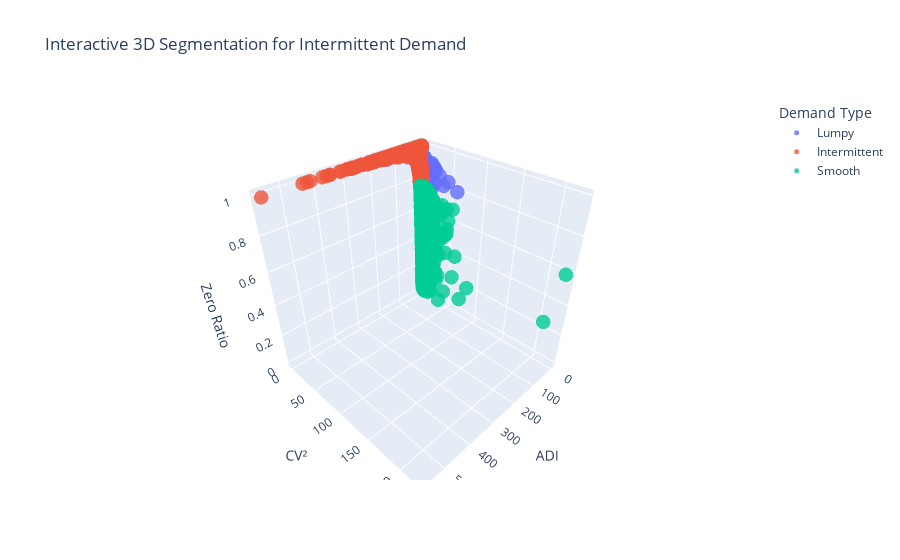

Here is the notebook cell this chart was saved with:
### Code cell
import plotly.express as px

df_visual["demand_type_name"] = df_visual["demand_type"].map(name_mapping)

# Vẽ 3D scatter Plotly
fig = px.scatter_3d(
    df_visual,
    x="ADI",
    y="cv2",
    z="zero_ratio",
    color="demand_type_name",  # dùng cột tên loại demand
    labels={
        "ADI": "ADI",
        "cv2": "CV²",
        "zero_ratio": "Zero Ratio",
        "demand_type_name": "Demand Type"
    },
    title="Interactive 3D Segmentation for Intermittent Demand"
)

# Không cần hover
fig.update_traces(hoverinfo="skip", hovertemplate=None)

# Marker nhỏ, trong suốt vừa phải
fig.update_traces(marker=dict(size=5, opacity=0.8))
fig.update_layout(legend_title_text="Demand Type")

fig.show()

### Figure 1 — Plotly figure (JSON) as saved in the notebook; plotly's stock layout.template omitted (floating-point values rounded to 4 significant figures; data arrays with more than 128 entries replaced by an {"elided": "..."} marker saying what was removed)
{"data": [{"hoverinfo": "skip", "legendgroup": "Lumpy", "marker": {"color": "#636efa", "opacity": 0.8, "size": 5, "symbol": "circle"}, "mode": "markers", "name": "Lumpy", "scene": "scene", "showlegend": true, "type": "scatter3d", "x": {"elided": "367 float values"}, "y": {"elided": "367 float values"}, "z": {"elided": "367 float values"}}, {"hoverinfo": "skip", "legendgroup": "Intermittent", "marker": {"color": "#EF553B", "opacity": 0.8, "size": 5, "symbol": "circle"}, "mode": "markers", "name": "Intermittent", "scene": "scene", "showlegend": true, "type": "scatter3d", "x": {"elided": "1942 float values"}, "y": {"elided": "1942 float values"}, "z": {"elided": "1942 float values"}}, {"hoverinfo": "skip", "legendgroup": "Smooth", "marker": {"color": "#00cc96", "opacity": 0.8, "size": 5, "symbol": "circle"}, "mode": "markers", "name": "Smooth", "scene": "scene", "showlegend": true, "type": "scatter3d", "x": {"elided": "1472 float values"}, "y": {"elided": "1472 float values"}, "z": {"elided": "1472 float values"}}], "layout": {"legend": {"title": {"text": "Demand Type"}, "tracegroupgap": 0}, "scene": {"domain": {"x": [0, 1], "y": [0, 1]}, "xaxis": {"title": {"text": "ADI"}}, "yaxis": {"title": {"text": "CV²"}}, "zaxis": {"title": {"text": "Zero Ratio"}}}, "title": {"text": "Interactive 3D Segmentation for Intermittent Demand"}}}
